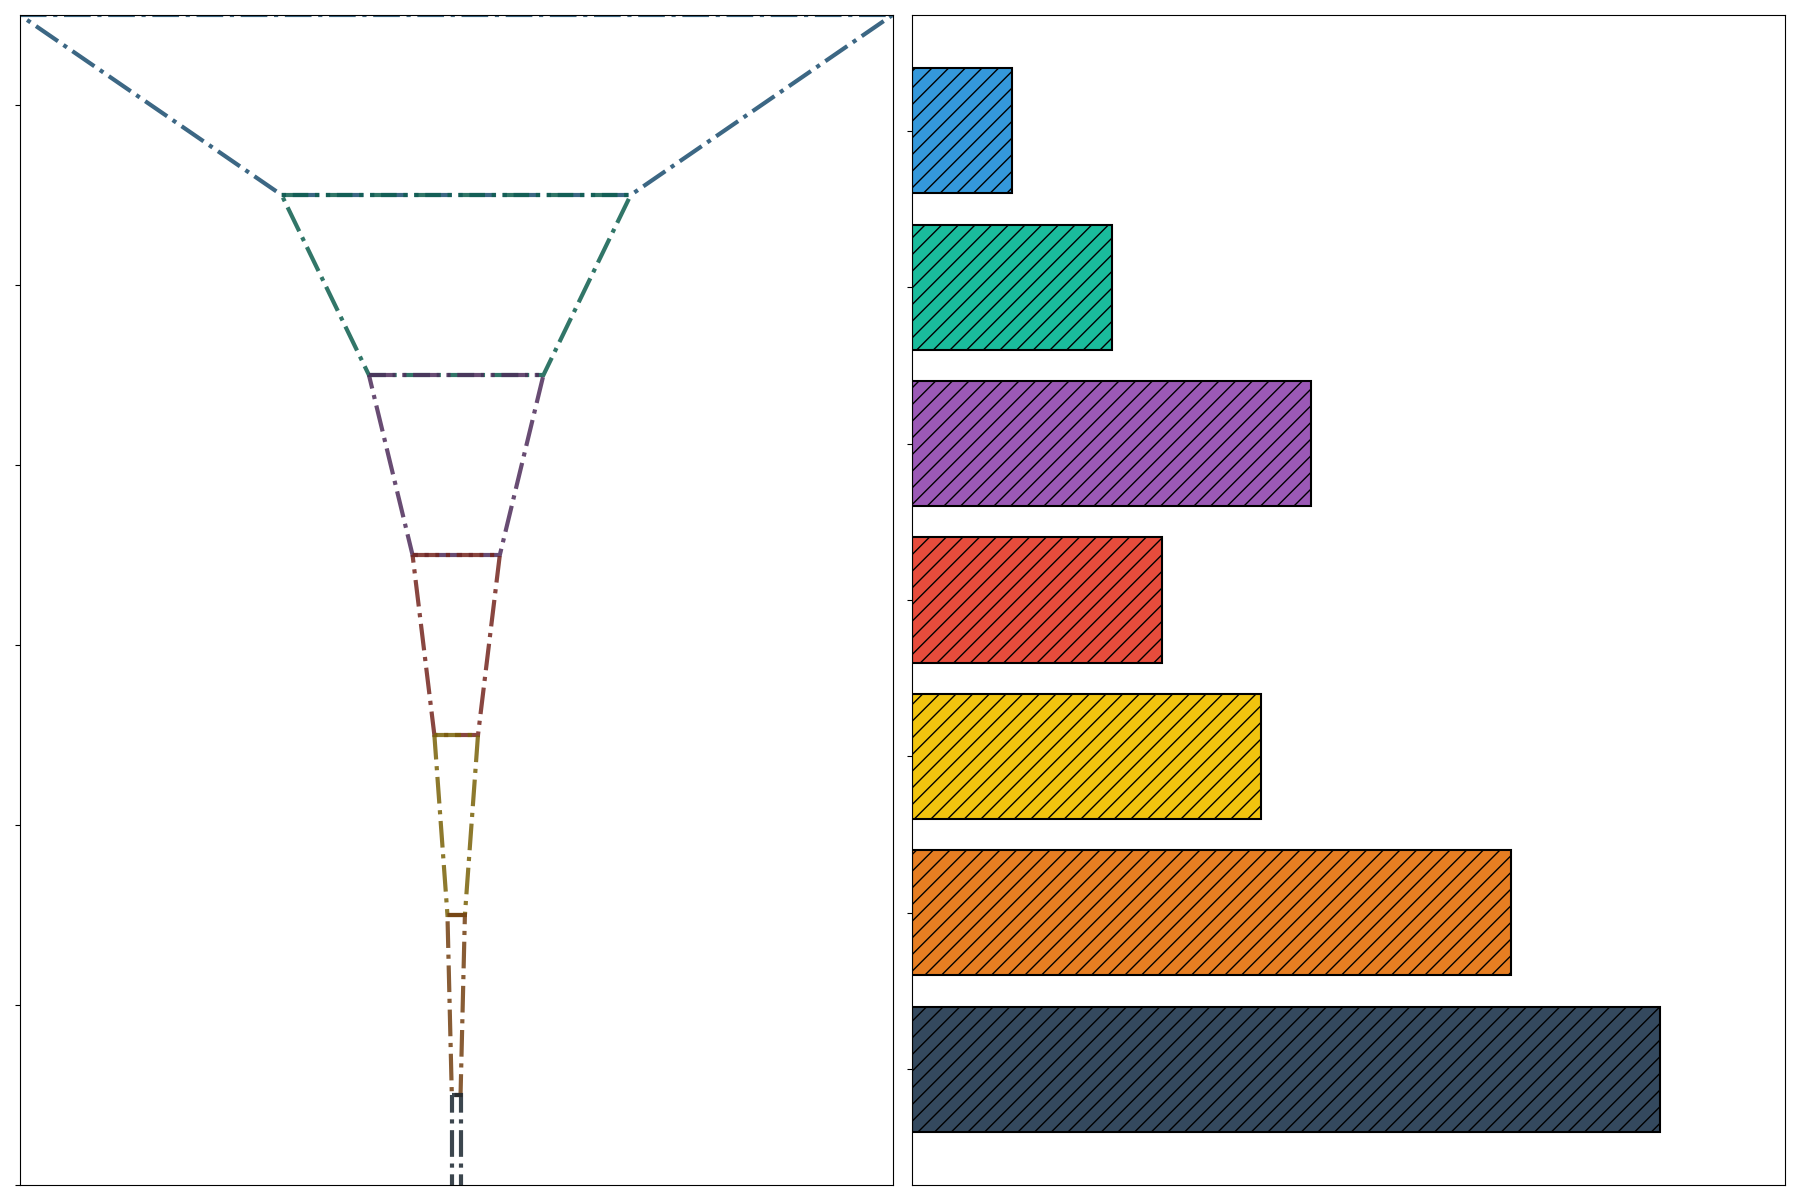

Python code for this plot:
import matplotlib
import matplotlib.pyplot as plt
import matplotlib.patches as patches

# Stages and Data
stages = ["Idea & Pitching", "Team Building", "Product Development", "Early Trials", "Market Penetration", "Series A Funding", "Scaling"]
startup_counts = [1000, 400, 200, 100, 50, 20, 10]
average_durations = [4, 8, 16, 10, 14, 24, 30]

widths = [count / max(startup_counts) for count in startup_counts]
colors = ['#3498db', '#1abc9c', '#9b59b6', '#e74c3c', '#f1c40f', '#e67e22', '#34495e']

polygon_points = []
for i, width in enumerate(widths):
    bottom_width = width if i == len(widths) - 1 else widths[i + 1]
    top_left = ((1 - width) / 2, i)
    top_right = ((1 + width) / 2, i)
    bottom_left = ((1 - bottom_width) / 2, i + 1)
    bottom_right = ((1 + bottom_width) / 2, i + 1)
    polygon_points.append([top_left, top_right, bottom_right, bottom_left])

fig, (ax1, ax2) = plt.subplots(1, 2, figsize=(18, 12))
plt.subplots_adjust(wspace=0.4)

# Left subplot: Startup Progression Funnel
for i, (points, color) in enumerate(zip(polygon_points, colors)):
    edge_color = tuple(map(lambda x: x * 0.5, matplotlib.colors.to_rgba(color)[:3])) + (1,)
    funnel_polygon = patches.Polygon(points, closed=True, facecolor='none', edgecolor=edge_color, linewidth=3, linestyle='-.', alpha=0.85)
    ax1.add_patch(funnel_polygon)

ax1.set_yticks([i + 0.5 for i in range(len(stages))])
ax1.set_yticklabels(['']*len(stages))
ax1.invert_yaxis()
ax1.set_xticks([])
ax1.set_xlim(0, 1)

# Right subplot: Horizontal Bar Chart
ax2.barh(stages, average_durations, color=colors, edgecolor='black', hatch='//', linestyle='-', linewidth=1.5)
ax2.set_yticklabels(['']*len(stages))
ax2.set_xticks([])
ax2.set_xlim(0, max(average_durations) + 5)
ax2.invert_yaxis()
ax2.grid(axis='x', linestyle='-.', alpha=0.9)

plt.tight_layout()
plt.show()
